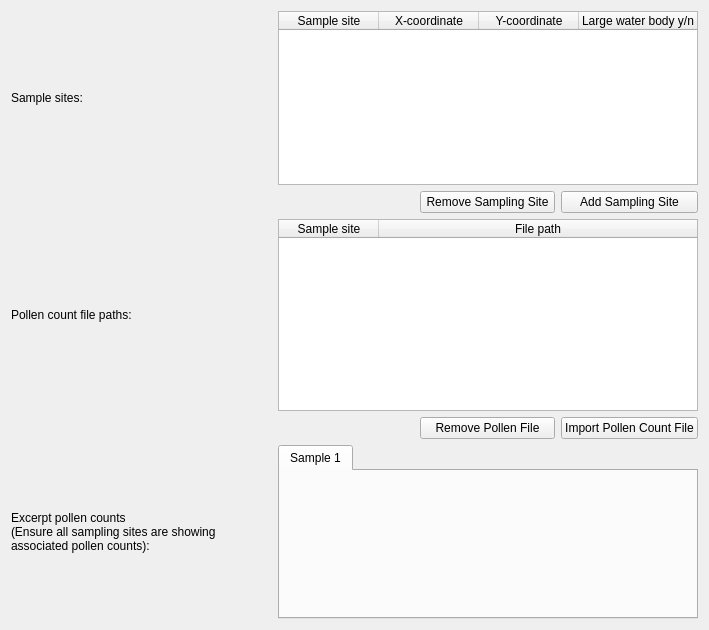
           <widget class="QWidget" name="scrollAreaWidgetContents_2">
            <property name="geometry">
             <rect>
              <x>0</x>
              <y>0</y>
              <width>709</width>
              <height>630</height>
             </rect>
            </property>
            <layout class="QGridLayout" name="gridLayout_3" rowstretch="0,0,0,0,0">
             <item row="3" column="3">
              <widget class="QPushButton" name="pushButton_importPollen">
               <property name="text">
                <string>Import Pollen Count File</string>
               </property>
              </widget>
             </item>
             <item row="0" column="1" colspan="3">
              <widget class="QTableWidget" name="tableWidget_sites">
               <property name="sizeAdjustPolicy">
                <enum>QAbstractScrollArea::AdjustToContents</enum>
               </property>
               <property name="editTriggers">
                <set>QAbstractItemView::NoEditTriggers</set>
               </property>
               <property name="alternatingRowColors">
                <bool>true</bool>
               </property>
               <property name="selectionMode">
                <enum>QAbstractItemView::SingleSelection</enum>
               </property>
               <property name="selectionBehavior">
                <enum>QAbstractItemView::SelectRows</enum>
               </property>
               <property name="wordWrap">
                <bool>true</bool>
               </property>
               <property name="cornerButtonEnabled">
                <bool>true</bool>
               </property>
               <attribute name="horizontalHeaderStretchLastSection">
                <bool>true</bool>
               </attribute>
               <column>
                <property name="text">
                 <string>Sample site</string>
                </property>
               </column>
               <column>
                <property name="text">
                 <string>X-coordinate</string>
                </property>
               </column>
               <column>
                <property name="text">
                 <string>Y-coordinate</string>
                </property>
               </column>
               <column>
                <property name="text">
                 <string>Large water body y/n</string>
                </property>
               </column>
              </widget>
             </item>
             <item row="2" column="1" colspan="3">
              <widget class="QTableWidget" name="tableWidget_pollenFile">
               <property name="editTriggers">
                <set>QAbstractItemView::NoEditTriggers</set>
               </property>
               <property name="selectionMode">
                <enum>QAbstractItemView::MultiSelection</enum>
               </property>
               <property name="selectionBehavior">
                <enum>QAbstractItemView::SelectRows</enum>
               </property>
               <attribute name="horizontalHeaderStretchLastSection">
                <bool>true</bool>
               </attribute>
               <column>
                <property name="text">
                 <string>Sample site</string>
                </property>
               </column>
               <column>
                <property name="text">
                 <string>File path</string>
                </property>
               </column>
              </widget>
             </item>
             <item row="1" column="3">
              <widget class="QPushButton" name="pushButton_addSite">
               <property name="text">
                <string>Add Sampling Site</string>
               </property>
              </widget>
             </item>
             <item row="4" column="1" colspan="3">
              <widget class="QTabWidget" name="tabWidget_countSheets">
               <property name="currentIndex">
                <number>0</number>
               </property>
               <widget class="QWidget" name="tab_dummySample">
                <property name="enabled">
                 <bool>false</bool>
                </property>
                <attribute name="title">
                 <string>Sample 1</string>
                </attribute>
               </widget>
              </widget>
             </item>
             <item row="2" column="0">
              <widget class="QLabel" name="label_4">
               <property name="text">
                <string>Pollen count file paths:</string>
               </property>
               <property name="wordWrap">
                <bool>true</bool>
               </property>
              </widget>
             </item>
             <item row="0" column="0">
              <widget class="QLabel" name="label_sites">
               <property name="text">
                <string>Sample sites:</string>
               </property>
               <property name="wordWrap">
                <bool>true</bool>
               </property>
              </widget>
             </item>
             <item row="4" column="0">
              <widget class="QLabel" name="label_pollenCounts">
               <property name="text">
                <string>Excerpt pollen counts 
(Ensure all sampling sites are showing associated pollen counts):</string>
               </property>
               <property name="wordWrap">
                <bool>true</bool>
               </property>
              </widget>
             </item>
             <item row="1" column="2">
              <widget class="QPushButton" name="pushButton_removeSite">
               <property name="text">
                <string>Remove Sampling Site</string>
               </property>
              </widget>
             </item>
             <item row="3" column="2">
              <widget class="QPushButton" name="pushButton_removePollenFile">
               <property name="text">
                <string>Remove Pollen File</string>
               </property>
              </widget>
             </item>
            </layout>
           </widget>
